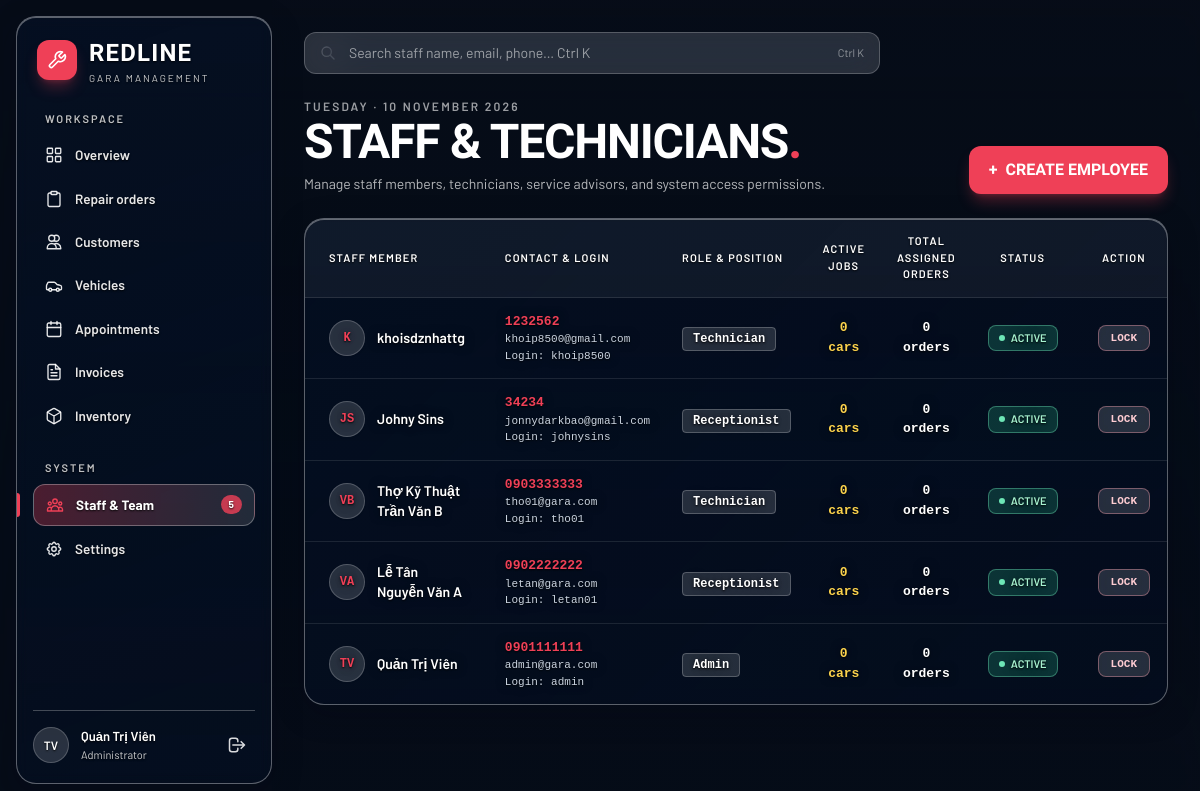
Page /staff.php (signed in) on the committed database.
### tables this page shows
CREATE TABLE `users` (
  `id` int unsigned NOT NULL AUTO_INCREMENT,
  `role_id` int unsigned NOT NULL,
  `username` varchar(50) NOT NULL,
  `password` varchar(255) NOT NULL COMMENT 'Mật khẩu đã mã hóa password_hash()',
  `full_name` varchar(100) NOT NULL,
  `email` varchar(100) DEFAULT NULL,
  `phone` varchar(15) DEFAULT NULL,
  `is_active` tinyint(1) NOT NULL DEFAULT '1' COMMENT '1 = hoạt động, 0 = bị khóa/xóa mềm',
  `created_at` datetime NOT NULL DEFAULT CURRENT_TIMESTAMP,
  `updated_at` datetime NOT NULL DEFAULT CURRENT_TIMESTAMP ON UPDATE CURRENT_TIMESTAMP,
  PRIMARY KEY (`id`),
  UNIQUE KEY `uq_users_username` (`username`),
  UNIQUE KEY `uq_users_email` (`email`),
  KEY `idx_users_role` (`role_id`),
  CONSTRAINT `fk_users_role` FOREIGN KEY (`role_id`) REFERENCES `roles` (`id`) ON UPDATE CASCADE
);

CREATE TABLE `roles` (
  `id` int unsigned NOT NULL AUTO_INCREMENT,
  `name` varchar(50) NOT NULL COMMENT 'Admin | Receptionist | Technician | Cashier',
  `description` varchar(255) DEFAULT NULL,
  PRIMARY KEY (`id`),
  UNIQUE KEY `uq_roles_name` (`name`)
);

### www/staff.php (the view, shortened to what the rows shown need)
<?php
$pdo = db();
$errorMsg  = '';
$staffMembers = [];
try {
    $sql = "
        SELECT
            u.id, u.full_name, u.username, u.email, u.phone, u.is_active,
            r.name AS final_role,
            COUNT(ro.id) AS total_assigned_orders,
            SUM(CASE WHEN ro.status IN ('diagnosing', 'repairing') THEN 1 ELSE 0 END) AS active_assigned_orders
        FROM users u
        JOIN roles r ON u.role_id = r.id
        LEFT JOIN repair_orders ro ON ro.assigned_to = u.id
        GROUP BY u.id
        ORDER BY u.id DESC
    ";
    $staffMembers = $pdo->query($sql)->fetchAll(PDO::FETCH_ASSOC);
} catch (PDOException $e) {
    error_log('Staff list query failed: ' . $e->getMessage());
    $staffMembers = [];
    $errorMsg = $errorMsg ?: 'Could not load the staff list. Please try again later.';
}
?>
<!DOCTYPE html>
<html lang="vi">
<head>
    <script src="https://cdn.tailwindcss.com"></script>
    <link rel="stylesheet" href="public/assets/staff.css">
</head>
<body class="text-white font-sans antialiased h-screen overflow-hidden flex selection:bg-red selection:text-white">
    <main class="flex-1 min-w-0 h-full overflow-y-auto p-5 lg:p-8 space-y-6">
        <div class="flex flex-col sm:flex-row sm:items-end justify-between gap-4">
            <div>
                <h1 class="font-display text-5xl font-bold tracking-tight text-white uppercase leading-none">Staff &amp; Technicians<span class="text-red">.</span></h1>
            </div>
        </div>
        <section class="glass overflow-hidden">
            <div class="overflow-x-auto">
                <table class="w-full text-left border-collapse text-[13px]">
                    <thead>
                        <tr class="label border-b border-white/15 bg-white/5">
                            <th class="py-3.5 px-6 font-semibold">Staff Member</th>
                            <th class="py-3.5 px-4 font-semibold">Contact &amp; Login</th>
                            <th class="py-3.5 px-4 font-semibold">Role &amp; Position</th>
                            <th class="py-3.5 px-4 font-semibold text-center">Active Jobs</th>
                            <th class="py-3.5 px-4 font-semibold text-center">Total Assigned Orders</th>
                            <th class="py-3.5 px-4 font-semibold text-center">Status</th>
                            <th class="py-3.5 px-6 font-semibold text-center">Action</th>
                        </tr>
                    </thead>
                    <tbody id="staff-table-body" class="divide-y divide-white/10">
                        <?php foreach ($staffMembers as $u): ?>
                            <?php
                                $uInitials = '';
                                foreach (array_slice(preg_split('/\s+/', trim($u['full_name'])), -2) as $w) {
                                    $uInitials .= mb_strtoupper(mb_substr($w, 0, 1));
                                }
                                $isActive = (int)($u['is_active'] ?? 1);
                            ?>
                            <tr class="hover:bg-white/10 transition border-t border-white/15 staff-row">
                                <td class="py-3.5 px-6">
                                    <div class="flex items-center gap-3">
                                        <div class="w-9 h-9 rounded-full bg-white/15 border border-white/20 flex items-center justify-center font-bold text-red font-mono text-xs shadow-sm shrink-0">
                                            <?= htmlspecialchars($uInitials, ENT_QUOTES, 'UTF-8') ?>
                                        </div>
                                        <div class="font-semibold text-white text-sm staff-name"><?= htmlspecialchars($u['full_name']) ?></div>
                                    </div>
                                </td>
                                <td class="py-3.5 px-4">
                                    <div class="font-mono text-red font-semibold staff-contact"><?= htmlspecialchars($u['phone'] ?: 'N/A') ?></div>
                                    <div class="text-[11px] text-slate-300 font-mono staff-contact"><?= htmlspecialchars($u['email'] ?: '--') ?></div>
                                    <div class="text-[11px] text-slate-300 font-mono staff-username">Login: <?= htmlspecialchars($u['username']) ?></div>
                                </td>
                                <td class="py-3.5 px-4">
                                    <span class="glass-dark px-2.5 py-1 rounded text-xs font-mono font-semibold">
                                        <?= htmlspecialchars($u['final_role'] ?: 'Technician') ?>
                                    </span>
                                </td>
                                <td class="py-3.5 px-4 text-center font-mono font-semibold text-amber-300">
                                    <?= (int)($u['active_assigned_orders'] ?? 0) ?> cars
                                </td>
                                <td class="py-3.5 px-4 text-center font-mono text-white font-semibold">
                                    <?= (int)($u['total_assigned_orders'] ?? 0) ?> orders
                                </td>
                                <td class="py-3.5 px-4 text-center">
                                    <?php if ($isActive === 1): ?>
                                        <span class="inline-flex items-center gap-1.5 px-2.5 py-1 rounded-lg text-[11px] font-semibold border bg-emerald-400/20 text-emerald-200 border-emerald-300/40 uppercase">
                                            <span class="w-1.5 h-1.5 rounded-full bg-emerald-300"></span>
                                            Active
                                        </span>
                                    <?php endif; ?>
                                </td>
                                <td class="py-3.5 px-6 text-center">
                                    <form action="staff.php" method="POST" class="inline">
                                        <?php if ($isActive === 1): ?>
                                            <button type="submit" class="glass-dark hover:bg-rose-500/20 text-rose-200 border-rose-300/40 text-[11px] font-semibold px-3 py-1 rounded-lg uppercase font-mono transition">
                                                Lock
                                            </button>
                                        <?php else: ?>
                                            <button type="submit" class="glass-dark hover:bg-emerald-500/20 text-emerald-200 border-emerald-300/40 text-[11px] font-semibold px-3 py-1 rounded-lg uppercase font-mono transition">
                                                Activate
                                            </button>
                                        <?php endif; ?>
                                    </form>
                                </td>
                            </tr>
                        <?php endforeach; ?>
                    </tbody>
                </table>
            </div>
        </section>
    </main>
</body>
</html>

### rows in the picture
users: uInitials "K", full_name "khoisdznhattg", phone "1232562", email "khoip8500@gmail.com", username "khoip8500", role.name "Technician", active_assigned_orders "0", total_assigned_orders "0", is_active 1 (drawn)
users: uInitials "JS", full_name "Johny Sins", phone "34234", email "jonnydarkbao@gmail.com", username "johnysins", role.name "Receptionist", active_assigned_orders "0", total_assigned_orders "0", is_active 1 (drawn)
users: uInitials "VB", full_name "Thợ Kỹ Thuật Trần Văn B", phone "0903333333", email "tho01@gara.com", username "tho01", role.name "Technician", active_assigned_orders "0", total_assigned_orders "0", is_active 1 (drawn)
users: uInitials "VA", full_name "Lễ Tân Nguyễn Văn A", phone "0902222222", email "letan@gara.com", username "letan01", role.name "Receptionist", active_assigned_orders "0", total_assigned_orders "0", is_active 1 (drawn)
users: uInitials "TV", full_name "Quản Trị Viên", phone "0901111111", email "admin@gara.com", username "admin", role.name "Admin", active_assigned_orders "0", total_assigned_orders "0", is_active 1 (drawn)

### other values in the picture
$label "Overview"
$label "Repair orders"
$label "Customers"
$label "Vehicles"
$label "Appointments"
$label "Invoices"
$label "Inventory"
$label "Staff & Team"
$label "Settings"
$initials "TV"
$userName "Quản Trị Viên"
$userDisplayRole "Administrator"
